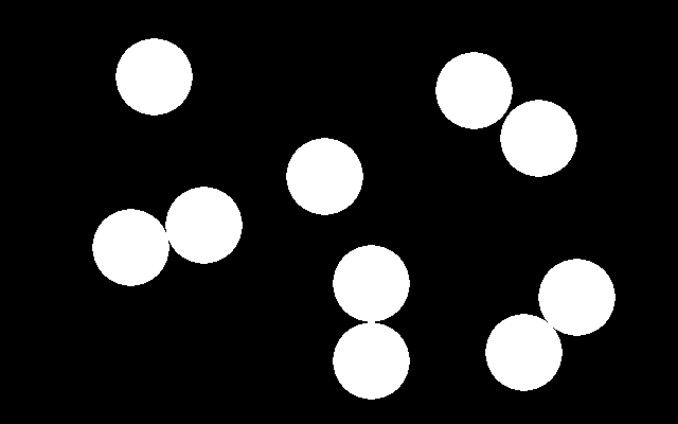
#> input picture ImageProcessing/vj5/zadatak1.jpg, 678 x 424 px
$ python zadatak1.py
#> lines starting #> are read from the running program, lines starting #| are printed output that depends on the picture; after the words box and inside, x2 and y2 are one past the last pixel; in counts of white or black regions, pixels touching at a corner belong together
import cv2
import numpy as np
import pdb

slika = cv2.imread('zadatak1.jpg', cv2.IMREAD_GRAYSCALE)
#> slika is the input picture: shape (424, 678); min 0, max 255, mean 40.9
(prag, slika_original) = cv2.threshold(slika, 127, 255,cv2.THRESH_BINARY)
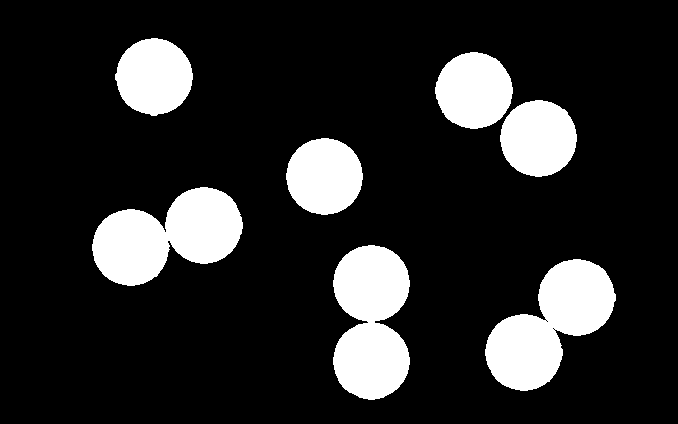
#> slika_original: shape (424, 678); 16% white; 7 white regions, largest, box (x1, y1, x2, y2) and area: (92, 187, 243, 286) 9225, (333, 245, 410, 400) 9225, (485, 259, 616, 391) 9221

params = cv2.SimpleBlobDetector_Params()
params.blobColor = 255
params.filterByColor = True
params.filterByConvexity = False
#params.filterByCircularity = True
params.minCircularity = 0.1
params.maxArea = 10000
detector = cv2.SimpleBlobDetector_create(params)
moj_filter = np.ones((9,9), np.uint8)

keypoints_original = detector.detect(slika)
#> keypoints_original = 7 keypoints; (x, y, size): (550, 324, 112.3), (167, 236, 110.5), (371, 322, 110.3), (538, 138, 75.8), (324, 176, 75.8), (474, 90, 75.7), (154, 76, 75.7)
slika_erosion = cv2.erode(slika, moj_filter, iterations = 3)
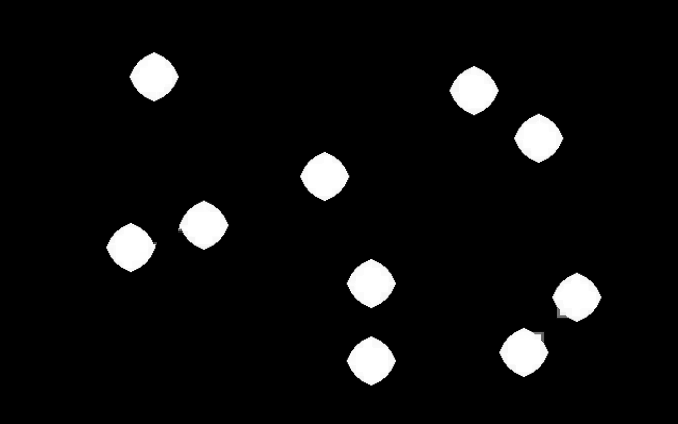
#> slika_erosion: shape (424, 678); min 0, max 255, mean 13.9
keypoints_erosion = detector.detect(slika_erosion)
#> keypoints_erosion = 10 keypoints; (x, y, size): (538, 138, 43.8), (576, 297, 43.8), (371, 283, 43.8), (324, 176, 43.8), (130, 247, 43.7), (524, 352, 43.7), (203, 225, 43.5), (474, 90, 43.5), (154, 76, 43.4), (371, 360, 43.4)

slika_original = cv2.drawKeypoints(slika_original, keypoints_original, np.array([]), (120, 120, 120),cv2.DRAW_MATCHES_FLAGS_DRAW_RICH_KEYPOINTS)
#> slika_original: shape (424, 678, 3)
slika_erosion = cv2.drawKeypoints(slika_erosion, keypoints_erosion, np.array([]), (120, 120, 120),cv2.DRAW_MATCHES_FLAGS_DRAW_RICH_KEYPOINTS)
#> slika_erosion: shape (424, 678, 3)

print("Prije: ",len(keypoints_original))
#| Prije:  7
print("Poslije: ",len(keypoints_erosion))
#| Poslije:  10

cv2.imshow("Original", slika_original)
cv2.imshow('Erozija', slika_erosion)
cv2.waitKey(0)

$ run again, with ImageProcessing/vj5/zadatak2.jpg copied over ImageProcessing/vj5/zadatak1.jpg
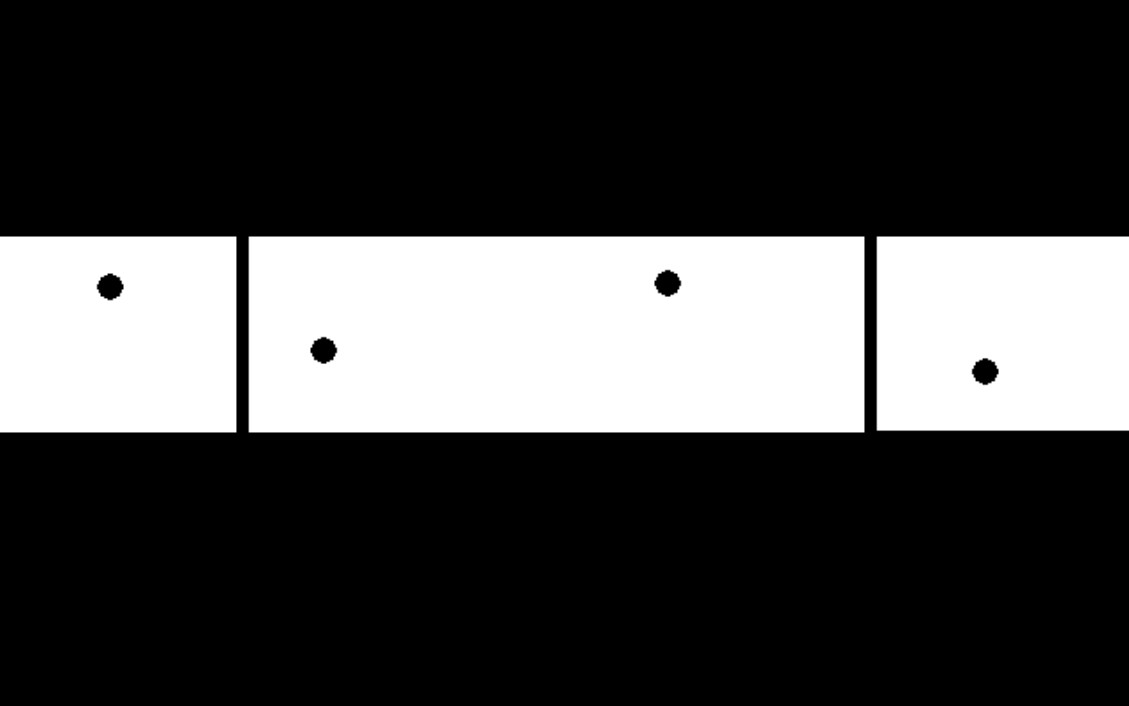
#> input picture ImageProcessing/vj5/zadatak2.jpg, 1129 x 706 px
#> slika is the input picture: shape (706, 1129); min 0, max 255, mean 68.4
#> `(prag, slika_original) = cv2.threshold(slika, 127, 255,cv2.THRESH_BINA..`:
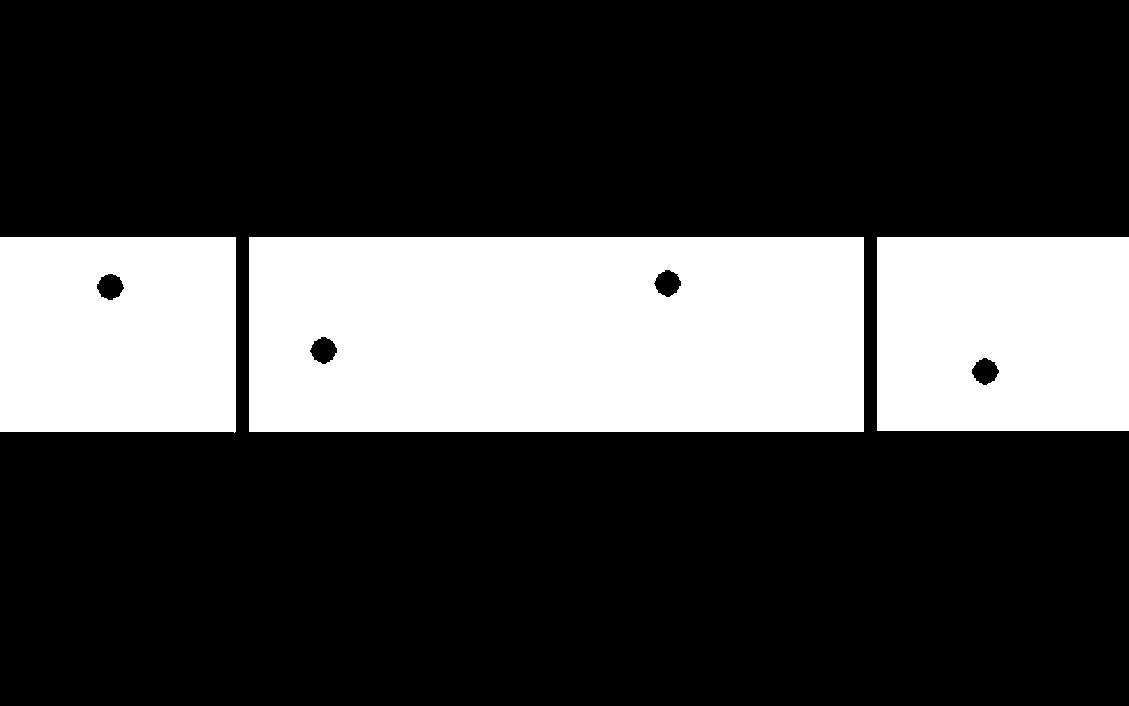
#> slika_original: shape (706, 1129); 26.7% white; 3 white regions, box (x1, y1, x2, y2) and area: (249, 237, 864, 432) 118924, (877, 237, 1129, 431) 48388, (0, 237, 236, 433) 45521
#> keypoints_original = ()
#> `slika_erosion = cv2.erode(slika, moj_filter, iterations = 3)`:
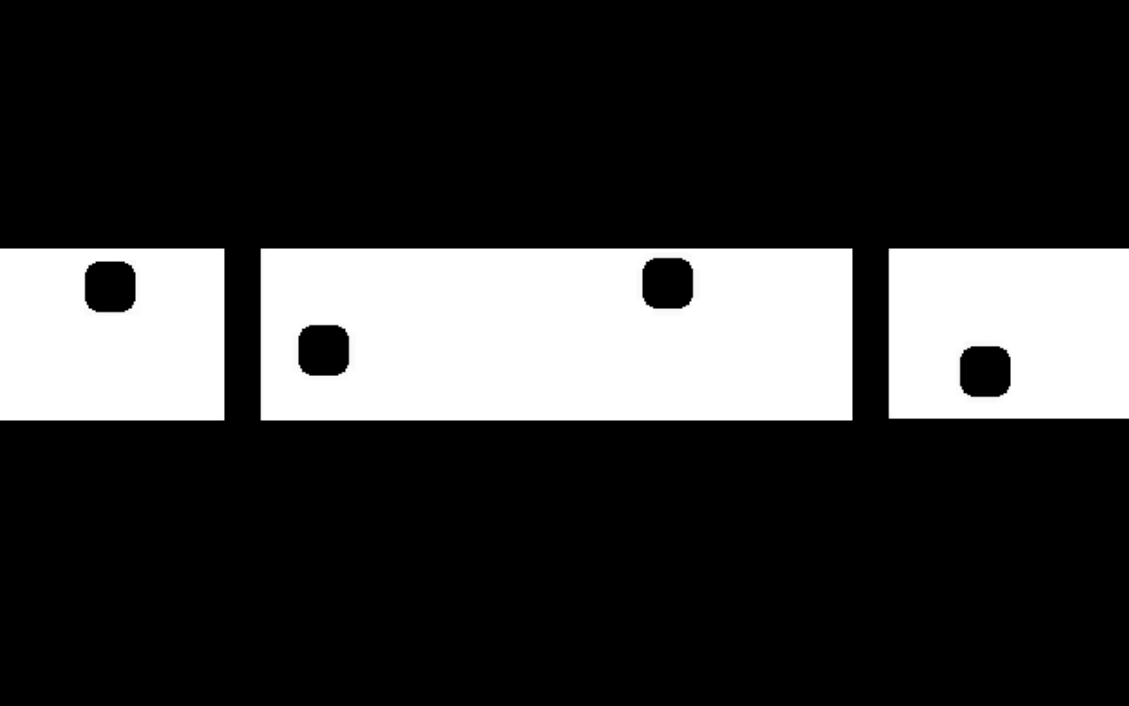
#> slika_erosion: shape (706, 1129); min 0, max 255, mean 54.9
#| Prije:  0
#| Poslije:  0
